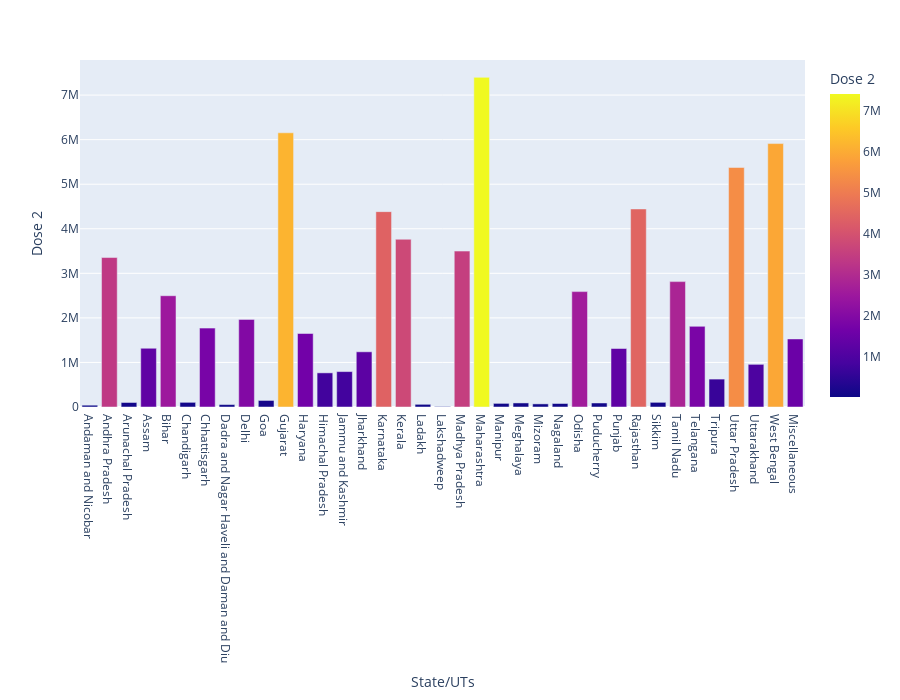

The code cell stored with this chart in its notebook:
### Code cell
fig = px.bar(df,
             x='State/UTs',
             y='Dose 2',
             height=700,
             color='Dose 2')
fig.show()

### Figure 1 — Plotly figure (JSON) as saved in the notebook; plotly's stock layout.template omitted (floating-point values rounded to 4 significant figures)
{"data": [{"alignmentgroup": "True", "hovertemplate": "State/UTs=%{x}<br>Dose 2=%{marker.color}<extra></extra>", "legendgroup": "", "marker": {"color": [40529, 3354510, 101318, 1318030, 2497336, 104659, 1770209, 54606, 1965905, 147076, 6153541, 1649543, 766163, 794594, 1238711, 4384445, 3764310, 60177, 9763, 3498980, 7398150, 81102, 90901, 69749, 78500, 2589364, 90138, 1312896, 4444967, 104480, 2814007, 1810039, 626396, 5375629, 957668, 5912029, 1527259], "coloraxis": "coloraxis", "pattern": {"shape": ""}}, "name": "", "offsetgroup": "", "orientation": "v", "showlegend": false, "textposition": "auto", "x": ["Andaman and Nicobar", "Andhra Pradesh", "Arunachal Pradesh", "Assam", "Bihar", "Chandigarh", "Chhattisgarh", "Dadra and Nagar Haveli and Daman and Diu", "Delhi", "Goa", "Gujarat", "Haryana", "Himachal Pradesh", "Jammu and Kashmir", "Jharkhand", "Karnataka", "Kerala", "Ladakh", "Lakshadweep", "Madhya Pradesh", "Maharashtra", "Manipur", "Meghalaya", "Mizoram", "Nagaland", "Odisha", "Puducherry", "Punjab", "Rajasthan", "Sikkim", "Tamil Nadu", "Telangana", "Tripura", "Uttar Pradesh", "Uttarakhand", "West Bengal", "Miscellaneous"], "xaxis": "x", "y": [40529, 3354510, 101318, 1318030, 2497336, 104659, 1770209, 54606, 1965905, 147076, 6153541, 1649543, 766163, 794594, 1238711, 4384445, 3764310, 60177, 9763, 3498980, 7398150, 81102, 90901, 69749, 78500, 2589364, 90138, 1312896, 4444967, 104480, 2814007, 1810039, 626396, 5375629, 957668, 5912029, 1527259], "yaxis": "y", "type": "bar"}], "layout": {"xaxis": {"anchor": "y", "domain": [0.0, 1.0], "title": {"text": "State/UTs"}}, "yaxis": {"anchor": "x", "domain": [0.0, 1.0], "title": {"text": "Dose 2"}}, "coloraxis": {"colorbar": {"title": {"text": "Dose 2"}}, "colorscale": [[0.0, "#0d0887"], [0.1111, "#46039f"], [0.2222, "#7201a8"], [0.3333, "#9c179e"], [0.4444, "#bd3786"], [0.5556, "#d8576b"], [0.6667, "#ed7953"], [0.7778, "#fb9f3a"], [0.8889, "#fdca26"], [1.0, "#f0f921"]]}, "legend": {"tracegroupgap": 0}, "margin": {"t": 60}, "barmode": "relative", "height": 700}}
